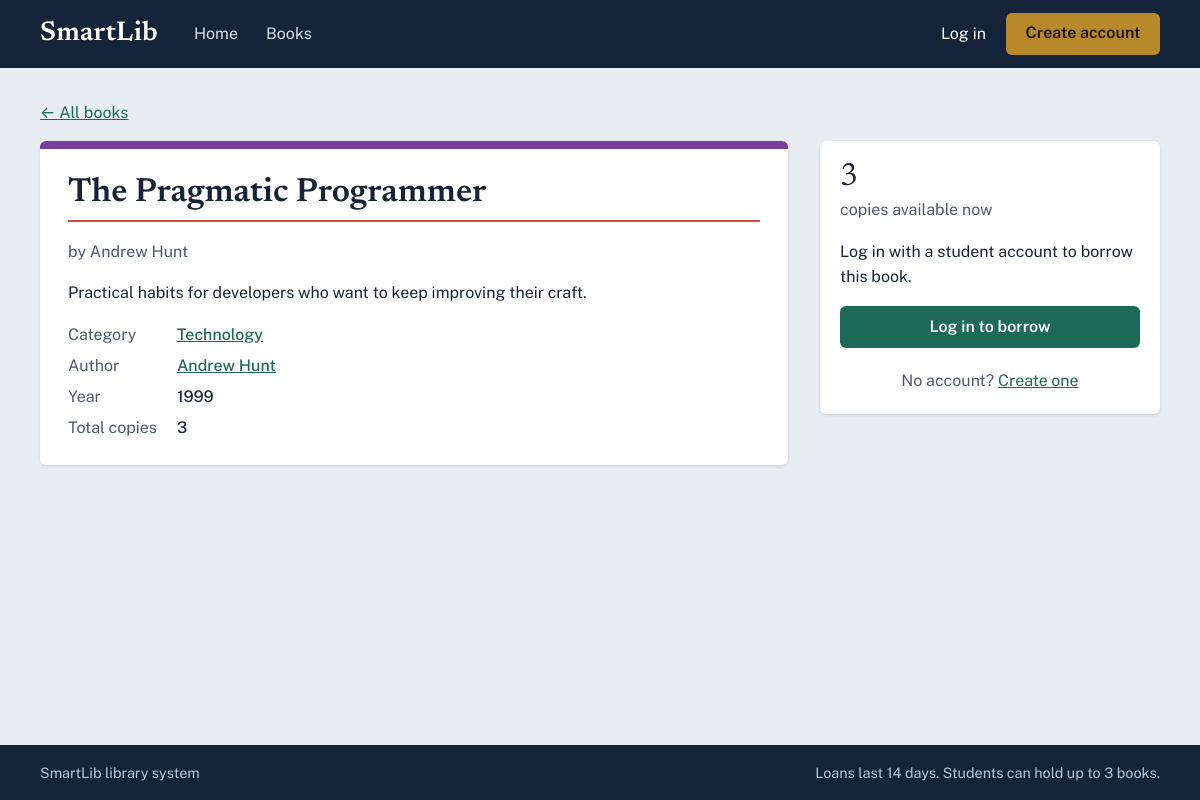
The app's page /book.php?id=14 with its own data.
### tables this page shows
CREATE TABLE books (
  id               INT AUTO_INCREMENT PRIMARY KEY,
  title            VARCHAR(200) NOT NULL,
   
  author_id        INT NOT NULL,
   
  category_id      INT NOT NULL,
   
  year_published   SMALLINT NULL,
   
  description      TEXT NULL,
   
  total_copies     INT NOT NULL DEFAULT 1,
   
  available_copies INT NOT NULL DEFAULT 1,
  created_at       TIMESTAMP NOT NULL DEFAULT CURRENT_TIMESTAMP,
   
  CONSTRAINT fk_books_author   FOREIGN KEY (author_id)   REFERENCES authors(id),
   
  CONSTRAINT fk_books_category FOREIGN KEY (category_id) REFERENCES categories(id),
   
  CONSTRAINT chk_copies CHECK (available_copies >= 0 AND available_copies <= total_copies)
);

CREATE TABLE authors (
  id   INT AUTO_INCREMENT PRIMARY KEY,
  name VARCHAR(100) NOT NULL UNIQUE
);

CREATE TABLE categories (
  id   INT AUTO_INCREMENT PRIMARY KEY,
   
  name VARCHAR(100) NOT NULL UNIQUE
);

### includes/init.php (called while the page is built, shortened)
<?php
function e($value): string
{
    return htmlspecialchars((string) $value, ENT_QUOTES, 'UTF-8');
}
function url(string $path = ''): string
{
    return BASE_URL . '/' . ltrim($path, '/');
}
function is_logged_in(): bool
{
    return !empty($_SESSION['user_id']);
}

### book.php (the view, shortened to what this page needs)
<?php
require __DIR__ . '/includes/init.php';
$id = (int) ($_GET['id'] ?? 0);
$stmt = $pdo->prepare("SELECT b.*, a.name AS author_name, c.name AS category_name
                       FROM books b JOIN authors a ON a.id = b.author_id JOIN categories c ON c.id = b.category_id
                       WHERE b.id = ?");
$stmt->execute([$id]);
$book = $stmt->fetch();
$cat = 'cat-' . ((($book['category_id'] - 1) % 8) + 1);
$available = (int) $book['available_copies'];
require __DIR__ . '/includes/header.php';
?>
<p><a href="<?= e(url('books.php')) ?>">&larr; All books</a></p>
<div class="detail">
    <article class="detail-card <?= $cat ?>">
        <div class="inner">
            <h1><?= e($book['title']) ?></h1>
            <p class="muted">by <?= e($book['author_name']) ?></p>
            <p><?= nl2br(e($book['description'] ?: 'No description yet.')) ?></p>
            <dl class="facts">
                <dt>Category</dt><dd><a href="<?= e(url('books.php?category=' . (int) $book['category_id'])) ?>"><?= e($book['category_name']) ?></a></dd>
                <dt>Author</dt><dd><a href="<?= e(url('books.php?q=' . urlencode($book['author_name']))) ?>"><?= e($book['author_name']) ?></a></dd>
                <dt>Year</dt><dd><?= $book['year_published'] ? (int) $book['year_published'] : '-' ?></dd>
                <dt>Total copies</dt><dd><?= (int) $book['total_copies'] ?></dd>
            </dl>
        </div>
    </article>
    <aside class="side-panel">
        <div class="copies"><?= $available ?></div>
        <p class="muted"><?= $available === 1 ? 'copy' : 'copies' ?> available now</p>
        <?php if (!is_logged_in()): ?>
            <p>Log in with a student account to borrow this book.</p>
            <a class="btn btn-primary btn-block" href="<?= e(url('login.php?next=' . urlencode('book.php?id=' . $id))) ?>">Log in to borrow</a>
            <p class="form-switch">No account? <a href="<?= e(url('register.php')) ?>">Create one</a></p>
        <?php else: ?>
            <p class="muted">Staff accounts manage books but don't borrow them.</p>
            <a class="btn btn-outline btn-block" href="<?= e(url('admin/book-form.php?id=' . $id)) ?>">Edit this book</a>
        <?php endif; ?>
    </aside>
</div>
<?php require __DIR__ . '/includes/footer.php'; ?>

### css/style.css (style rules this page uses)
:root { --ink: #16243a; --ink-soft: #4a5a72; --shelf: #e8edf3; --paper: #ffffff; --rule: #c3d6ea; --margin: #d4493e; --pine: #1d6b57; --pine-dark: #15503f; --brass: #b8892b; --line: #d5dde8; --ok-bg: #dff1e9; --ok-fg: #14543f; --bad-bg: #fbe3e0; --bad-fg: #8f2a21; --font-display: "Newsreader", Georgia, "Times New Roman", serif; --font-body: "Public Sans", system-ui, -apple-system, "Segoe UI", Arial, sans-serif; }
*, *::before, *::after { box-sizing: border-box; }
html { -webkit-text-size-adjust: 100%; }
body { margin: 0; background: var(--shelf); color: var(--ink); font-family: var(--font-body); font-size: 1rem; line-height: 1.6; min-height: 100vh; display: flex; flex-direction: column; }
h1, h2, h3 { font-family: var(--font-display); font-weight: 600; line-height: 1.2; margin: 0 0 .5em; }
h1 { font-size: 2.1rem; }
p { margin: 0 0 1em; }
a { color: var(--pine); }
.btn { display: inline-block; font: inherit; font-weight: 600; cursor: pointer; padding: .55rem 1.1rem; border-radius: 6px; border: 2px solid transparent; text-decoration: none; line-height: 1.3; text-align: center; }
.btn-primary { background: var(--pine); color: #fff; }
.btn-block { display: block; width: 100%; }
.muted { color: var(--ink-soft); }
.cat-3 { --cat: #7a3e9d; }
.detail { display: grid; grid-template-columns: 1fr 340px; gap: 2rem; align-items: start; }
.detail-card { background: var(--paper); border-radius: 6px; padding: 0; overflow: hidden; box-shadow: 0 1px 3px rgba(22,36,58,.16); border-top: 8px solid var(--cat, var(--pine)); }
.detail-card .inner { padding: 1.5rem 1.75rem; }
.detail-card h1 { border-bottom: 2px solid var(--margin); padding-bottom: .4rem; }
.facts { display: grid; grid-template-columns: max-content 1fr; gap: .35rem 1.25rem; margin: 1rem 0 0; }
.facts dt { color: var(--ink-soft); }
.facts dd { margin: 0; font-weight: 500; }
.side-panel { background: var(--paper); border-radius: 6px; padding: 1.25rem; box-shadow: 0 1px 3px rgba(22,36,58,.16); }
.copies { font-family: var(--font-display); font-size: 2rem; line-height: 1; margin-bottom: .25rem; }
.form-switch { text-align: center; margin: 1.25rem 0 0; color: var(--ink-soft); }

### records on screen
books: title "The Pragmatic Programmer", author.name "Andrew Hunt", description "Practical habits for developers who want to keep improving their craft.", category.name "Technology", year_published "1999", total_copies "3", available_copies "3"

### other values on screen
$label "Home Books"
LOAN_DAYS "14"
MAX_ACTIVE_LOANS "3"
